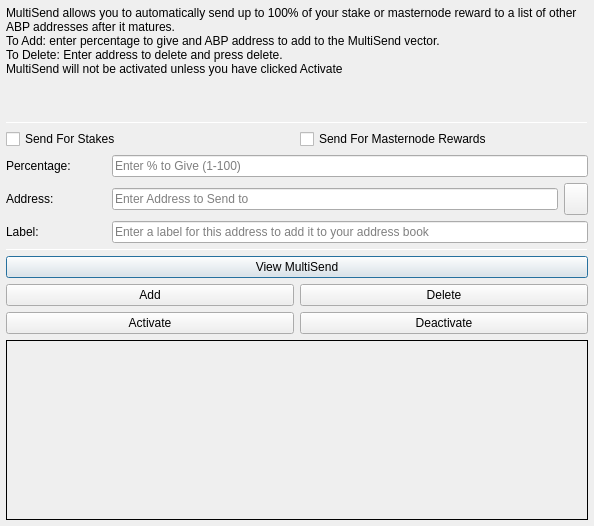
<?xml version="1.0" encoding="UTF-8"?>
<ui version="4.0">
 <class>MultiSendDialog</class>
 <widget class="QDialog" name="MultiSendDialog">
  <property name="windowModality">
   <enum>Qt::NonModal</enum>
  </property>
  <property name="geometry">
   <rect>
    <x>0</x>
    <y>0</y>
    <width>594</width>
    <height>526</height>
   </rect>
  </property>
  <property name="windowTitle">
   <string>MultiSend</string>
  </property>
  <layout class="QVBoxLayout" name="verticalLayout" stretch="0">
   <property name="leftMargin">
    <number>6</number>
   </property>
   <property name="topMargin">
    <number>6</number>
   </property>
   <property name="rightMargin">
    <number>6</number>
   </property>
   <property name="bottomMargin">
    <number>6</number>
   </property>
   <item>
    <layout class="QVBoxLayout" name="verticalLayout_Main" stretch="1,1,1,0,1,1,1">
     <item>
      <widget class="QLabel" name="label_2">
       <property name="lineWidth">
        <number>1</number>
       </property>
       <property name="text">
        <string>MultiSend allows you to automatically send up to 100% of your stake or masternode reward to a list of other ABP addresses after it matures.
To Add: enter percentage to give and ABP address to add to the MultiSend vector.
To Delete: Enter address to delete and press delete.
MultiSend will not be activated unless you have clicked Activate</string>
       </property>
       <property name="alignment">
        <set>Qt::AlignLeading|Qt::AlignLeft|Qt::AlignTop</set>
       </property>
       <property name="wordWrap">
        <bool>true</bool>
       </property>
      </widget>
     </item>
     <item>
      <widget class="Line" name="line">
       <property name="minimumSize">
        <size>
         <width>0</width>
         <height>1</height>
        </size>
       </property>
       <property name="maximumSize">
        <size>
         <width>16777215</width>
         <height>1</height>
        </size>
       </property>
       <property name="orientation">
        <enum>Qt::Horizontal</enum>
       </property>
      </widget>
     </item>
     <item>
      <layout class="QVBoxLayout" name="verticalLayout_Settings">
       <item>
        <layout class="QHBoxLayout" name="horizontalLayout">
         <item>
          <widget class="QCheckBox" name="multiSendStakeCheckBox">
           <property name="text">
            <string>Send For Stakes</string>
           </property>
          </widget>
         </item>
         <item>
          <widget class="QCheckBox" name="multiSendMasternodeCheckBox">
           <property name="text">
            <string>Send For Masternode Rewards</string>
           </property>
          </widget>
         </item>
        </layout>
       </item>
       <item>
        <layout class="QHBoxLayout" name="horizontalLayout_6">
         <item>
          <widget class="QLabel" name="label">
           <property name="minimumSize">
            <size>
             <width>100</width>
             <height>0</height>
            </size>
           </property>
           <property name="toolTip">
            <string>Percentage of stake to send</string>
           </property>
           <property name="text">
            <string>Percentage:</string>
           </property>
          </widget>
         </item>
         <item>
          <widget class="QLineEdit" name="multiSendPercentEdit">
           <property name="toolTip">
            <string>Enter whole numbers 1 - 100</string>
           </property>
           <property name="placeholderText">
            <string>Enter % to Give (1-100)</string>
           </property>
          </widget>
         </item>
        </layout>
       </item>
       <item>
        <layout class="QHBoxLayout" name="horizontalLayout_7">
         <item>
          <widget class="QLabel" name="label_5">
           <property name="minimumSize">
            <size>
             <width>100</width>
             <height>0</height>
            </size>
           </property>
           <property name="toolTip">
            <string>Address to send portion of stake to</string>
           </property>
           <property name="text">
            <string>Address:</string>
           </property>
          </widget>
         </item>
         <item>
          <widget class="QLineEdit" name="multiSendAddressEdit">
           <property name="toolTip">
            <string/>
           </property>
           <property name="placeholderText">
            <string>Enter Address to Send to</string>
           </property>
          </widget>
         </item>
         <item>
          <widget class="QToolButton" name="addressBookButton">
           <property name="maximumSize">
            <size>
             <width>16777215</width>
             <height>32</height>
            </size>
           </property>
           <property name="toolTip">
            <string>Choose an address from the address book</string>
           </property>
           <property name="text">
            <string/>
           </property>
           <property name="icon">
            <iconset resource="../abp.qrc">
             <normaloff>:/icons/address-book</normaloff>:/icons/address-book</iconset>
           </property>
           <property name="shortcut">
            <string>Alt+A</string>
           </property>
          </widget>
         </item>
        </layout>
       </item>
      </layout>
     </item>
     <item>
      <layout class="QHBoxLayout" name="horizontalLayout_3">
       <item>
        <widget class="QLabel" name="label_3">
         <property name="minimumSize">
          <size>
           <width>100</width>
           <height>0</height>
          </size>
         </property>
         <property name="text">
          <string>Label:</string>
         </property>
        </widget>
       </item>
       <item>
        <widget class="QLineEdit" name="labelAddressLabelEdit">
         <property name="placeholderText">
          <string>Enter a label for this address to add it to your address book</string>
         </property>
        </widget>
       </item>
      </layout>
     </item>
     <item>
      <widget class="Line" name="line_2">
       <property name="minimumSize">
        <size>
         <width>0</width>
         <height>1</height>
        </size>
       </property>
       <property name="maximumSize">
        <size>
         <width>16777215</width>
         <height>1</height>
        </size>
       </property>
       <property name="orientation">
        <enum>Qt::Horizontal</enum>
       </property>
      </widget>
     </item>
     <item>
      <layout class="QVBoxLayout" name="verticalLayout_Buttons">
       <item>
        <layout class="QHBoxLayout" name="horizontalLayout_4">
         <item>
          <widget class="QPushButton" name="viewButton">
           <property name="toolTip">
            <string/>
           </property>
           <property name="statusTip">
            <string>View MultiSend Vector</string>
           </property>
           <property name="text">
            <string>View MultiSend</string>
           </property>
          </widget>
         </item>
        </layout>
       </item>
       <item>
        <layout class="QHBoxLayout" name="horizontalLayout_2">
         <item>
          <widget class="QPushButton" name="addButton">
           <property name="toolTip">
            <string/>
           </property>
           <property name="statusTip">
            <string>Add to MultiSend Vector</string>
           </property>
           <property name="text">
            <string>Add</string>
           </property>
          </widget>
         </item>
         <item>
          <widget class="QPushButton" name="deleteButton">
           <property name="toolTip">
            <string/>
           </property>
           <property name="statusTip">
            <string>Delete Address From MultiSend Vector</string>
           </property>
           <property name="text">
            <string>Delete</string>
           </property>
          </widget>
         </item>
        </layout>
       </item>
       <item>
        <layout class="QHBoxLayout" name="horizontalLayout_5">
         <item>
          <widget class="QPushButton" name="activateButton">
           <property name="statusTip">
            <string>Activate MultiSend</string>
           </property>
           <property name="text">
            <string>Activate</string>
           </property>
          </widget>
         </item>
         <item>
          <widget class="QPushButton" name="disableButton">
           <property name="statusTip">
            <string>Deactivate MultiSend</string>
           </property>
           <property name="text">
            <string>Deactivate</string>
           </property>
          </widget>
         </item>
        </layout>
       </item>
      </layout>
     </item>
     <item>
      <widget class="QLabel" name="message">
       <property name="minimumSize">
        <size>
         <width>0</width>
         <height>180</height>
        </size>
       </property>
       <property name="frameShape">
        <enum>QFrame::Panel</enum>
       </property>
       <property name="frameShadow">
        <enum>QFrame::Plain</enum>
       </property>
       <property name="lineWidth">
        <number>1</number>
       </property>
       <property name="midLineWidth">
        <number>1</number>
       </property>
       <property name="text">
        <string/>
       </property>
       <property name="alignment">
        <set>Qt::AlignLeading|Qt::AlignLeft|Qt::AlignTop</set>
       </property>
       <property name="wordWrap">
        <bool>true</bool>
       </property>
      </widget>
     </item>
    </layout>
   </item>
  </layout>
 </widget>
 <resources>
  <include location="../abp.qrc"/>
 </resources>
 <connections/>
</ui>
